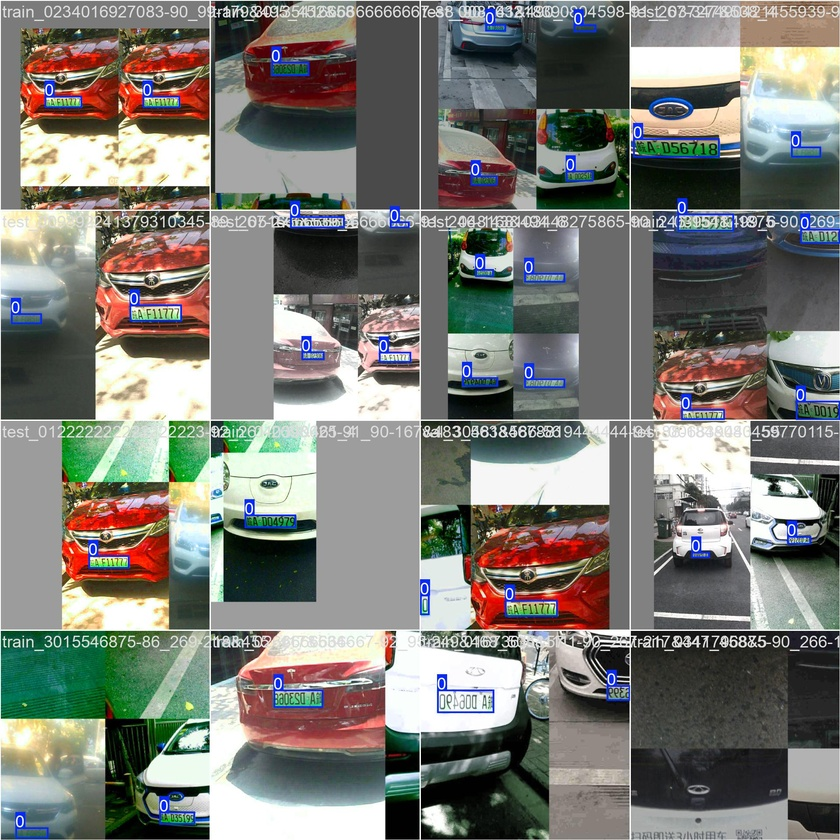
#> input picture runs/detect/runs/train/ccpd_yolo_mps/train_batch0.jpg, 840 x 840 px, shrunk from 1920 x 1920 before the run
$ python classical_detector.py --input ../runs/detect/runs/train/ccpd_yolo_mps/train_batch0.jpg
#> lines starting #> are read from the running program, lines starting #| are printed output that depends on the picture; after the words box and inside, x2 and y2 are one past the last pixel; in counts of white or black regions, pixels touching at a corner belong together
#> in main, frame is the input picture: shape (840, 840, 3); mean B, G, R 117.5, 123.3, 122.9
#!/usr/bin/env python3
"""Classical computer-vision baseline for license plate detection."""

from __future__ import annotations

import argparse
from pathlib import Path

import cv2
import numpy as np


def detect_license_plate_classical(
    frame: np.ndarray,
    box_color: tuple[int, int, int] = (0, 255, 0),
    box_thickness: int = 2,
    return_count: bool = False,
) -> np.ndarray | tuple[np.ndarray, int]:
    """Detect license-plate candidates in one image/frame using classical CV.

    Pipeline:
    1) grayscale
    2) bilateral filter
    3) Canny edges
    4) contour extraction
    5) polygon approximation and 4-point filtering
    6) aspect-ratio filtering in [2.0, 5.0]
    7) draw rectangles on candidates
    """
#> called with box_color = (0, 255, 0), box_thickness = 2, return_count = False
    if frame is None or frame.size == 0:
        raise ValueError("Input frame is empty.")

    output = frame.copy()

    # 1) Grayscale
    gray = cv2.cvtColor(frame, cv2.COLOR_BGR2GRAY)
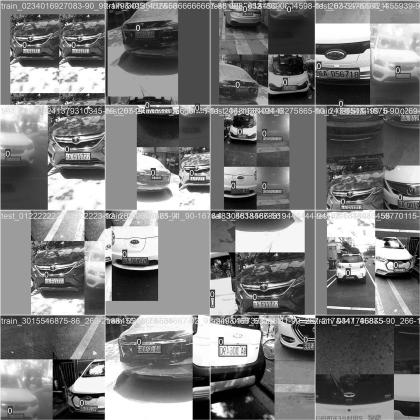
#> gray: shape (840, 840) (shown at 1/2 size); min 0, max 255, mean 122.5

    # 2) Noise reduction while preserving edges
    denoised = cv2.bilateralFilter(gray, d=11, sigmaColor=17, sigmaSpace=17)

    # 3) Edge detection
    edges = cv2.Canny(denoised, threshold1=80, threshold2=200)
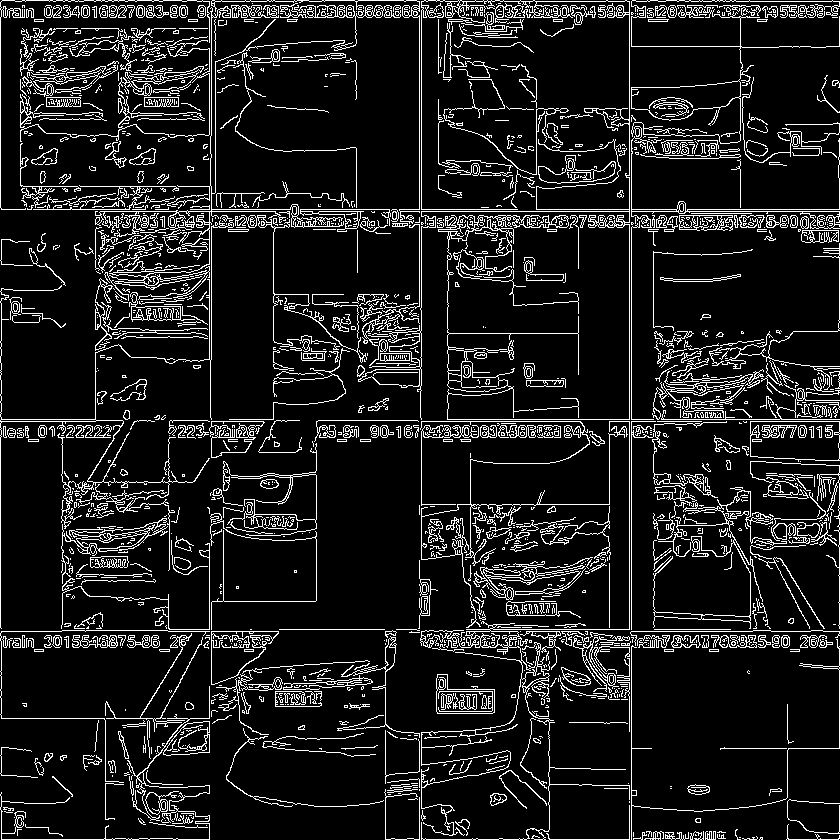
#> edges: shape (840, 840); 11.2% white in thin lines or dots

    # 4) Contour extraction
    contours_info = cv2.findContours(edges, cv2.RETR_TREE, cv2.CHAIN_APPROX_SIMPLE)
#> contours_info = 2842 contours, 2318 with area under 20; largest, box (x1, y1, x2, y2) and area: (358, 0, 630, 420) 4552, (750, 421, 840, 462) 3323, (750, 421, 840, 461) 3258, (631, 0, 840, 144) 2882, (631, 80, 741, 121) 2750
    contours = contours_info[0] if len(contours_info) == 2 else contours_info[1]
#> contours has the same summary as contours_info

    detection_count = 0

    for contour in contours:
        perimeter = cv2.arcLength(contour, closed=True)
        if perimeter <= 0:
            continue

        # 5) Geometric filtering: keep closed quadrilateral-like contours
        approx = cv2.approxPolyDP(contour, epsilon=0.02 * perimeter, closed=True)
        if len(approx) != 4:
            continue
        if not cv2.isContourConvex(approx):
            continue

        # 6) Aspect-ratio filtering for likely license plate boxes
        x, y, w, h = cv2.boundingRect(approx)
        if h <= 0:
            continue

        aspect_ratio = w / float(h)
        if 2.0 <= aspect_ratio <= 5.0:
            # 7) Visualization
            cv2.rectangle(output, (x, y), (x + w, y + h), box_color, box_thickness)
            detection_count += 1
#> this loop made 2842 passes
#> (perimeter, x, y, w, h, aspect_ratio) on passes 328, 330, 334, 336, 338, 1001, 1003, 1005: (22, 709, 649, 10, 3, 3.33), (22, 664, 649, 10, 3, 3.33), (22, 244, 649, 10, 3, 3.33), (23.41, 159, 649, 11, 3, 3.67), (22, 34, 649, 10, 3, 3.33), (23.41, 460, 439, 11, 3, 3.67), (22, 443, 439, 10, 3, 3.33), (24, 360, 439, 11, 3, 3.67)
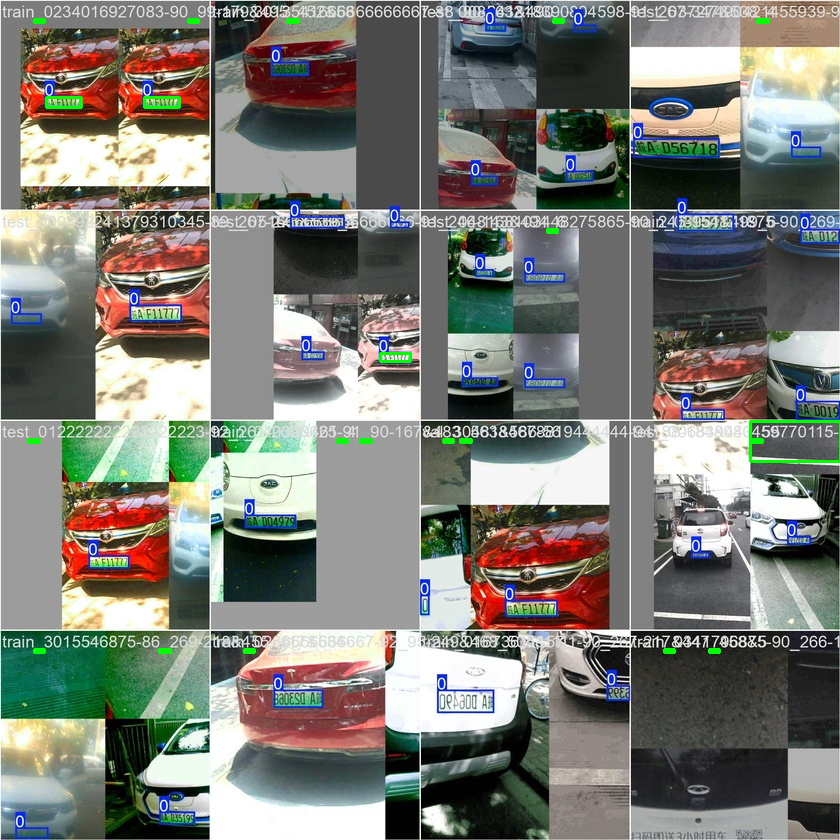
#> output: shape (840, 840, 3); 0.39% of pixels changed, all inside (x1, y1, x2, y2) = (27, 18, 840, 654)
#> after the loop, detection_count = 21

    if return_count:
        return output, detection_count

    return output


def parse_args() -> argparse.Namespace:
    parser = argparse.ArgumentParser(description="Run classical plate detector on one image.")
    parser.add_argument("--input", type=Path, required=True, help="Input image path.")
    parser.add_argument(
        "--output",
        type=Path,
        default=Path("outputs/classical_detection.jpg"),
        help="Output image path.",
    )
    return parser.parse_args()


def main() -> int:
    args = parse_args()

    frame = cv2.imread(str(args.input))
    if frame is None:
        raise FileNotFoundError(f"Could not read input image: {args.input}")

    detected = detect_license_plate_classical(frame)

    args.output.parent.mkdir(parents=True, exist_ok=True)
    ok = cv2.imwrite(str(args.output), detected)
    if not ok:
        raise RuntimeError(f"Failed to write output image: {args.output}")

    print(f"[INFO] Saved result to: {args.output}")
    return 0


if __name__ == "__main__":
    raise SystemExit(main())
#> (the program exits here)

$ run again, on runs/detect/runs/train/ccpd_yolo_mps/train_batch1250.jpg
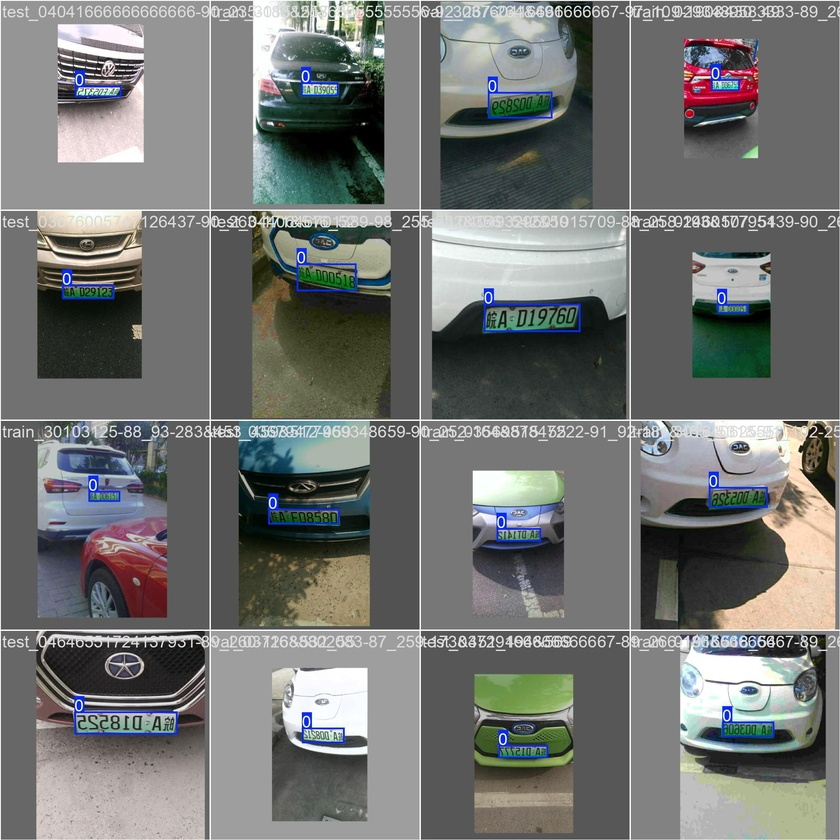
#> input picture runs/detect/runs/train/ccpd_yolo_mps/train_batch1250.jpg, 840 x 840 px, shrunk from 1920 x 1920 before the run
#> in main, frame is the input picture: shape (840, 840, 3); mean B, G, R 114.9, 116.9, 114.8
#> in detect_license_plate_classical, `edges = cv2.Canny(denoised, threshold1=80, threshold2=200)`:
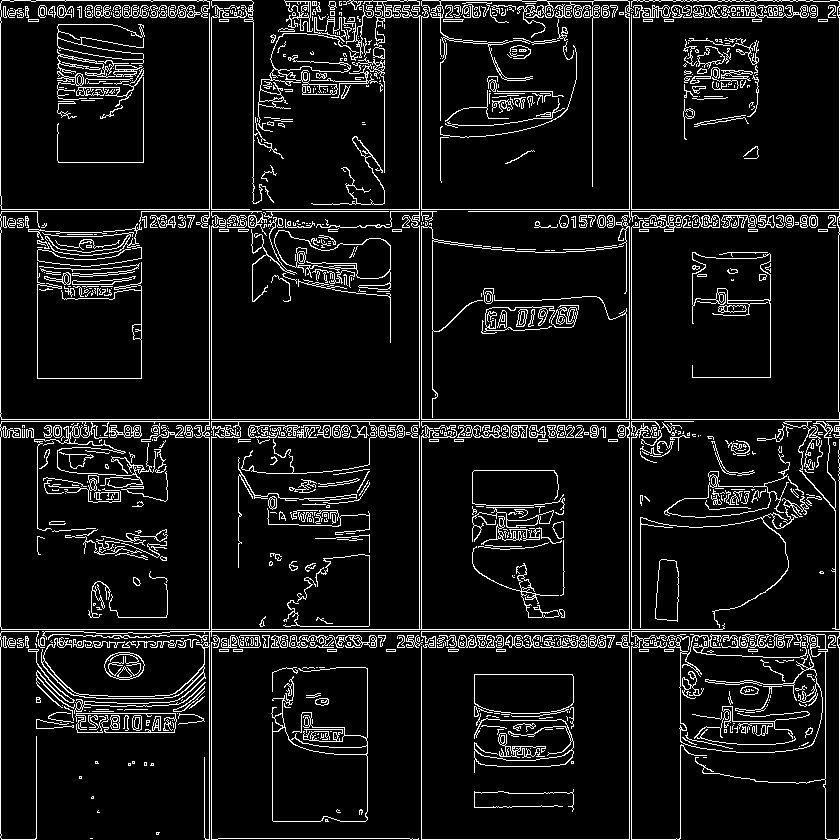
#> edges: shape (840, 840); 8.6% white in thin lines or dots
#> contours_info = 1859 contours, 1487 with area under 20; largest, box (x1, y1, x2, y2) and area: (0, 421, 210, 630) 43412, (42, 421, 630, 643) 43204, (421, 421, 630, 630) 43110, (0, 421, 210, 630) 43106, (271, 667, 368, 822) 7601
#> contours has the same summary as contours_info
#> the loop in detect_license_plate_classical, `for contour in contours:` made 1859 passes
#> (perimeter, x, y, w, h, aspect_ratio) on passes 198, 200, 202, 204, 208, 210, 212, 214: (22, 748, 649, 10, 3, 3.33), (22, 664, 649, 10, 3, 3.33), (22, 639, 649, 10, 3, 3.33), (22, 496, 649, 10, 3, 3.33), (22, 386, 649, 10, 3, 3.33), (22, 327, 649, 10, 3, 3.33), (22, 233, 649, 10, 3, 3.33), (22, 219, 649, 10, 3, 3.33)
#> after the loop in detect_license_plate_classical, `for contour in contours:`:
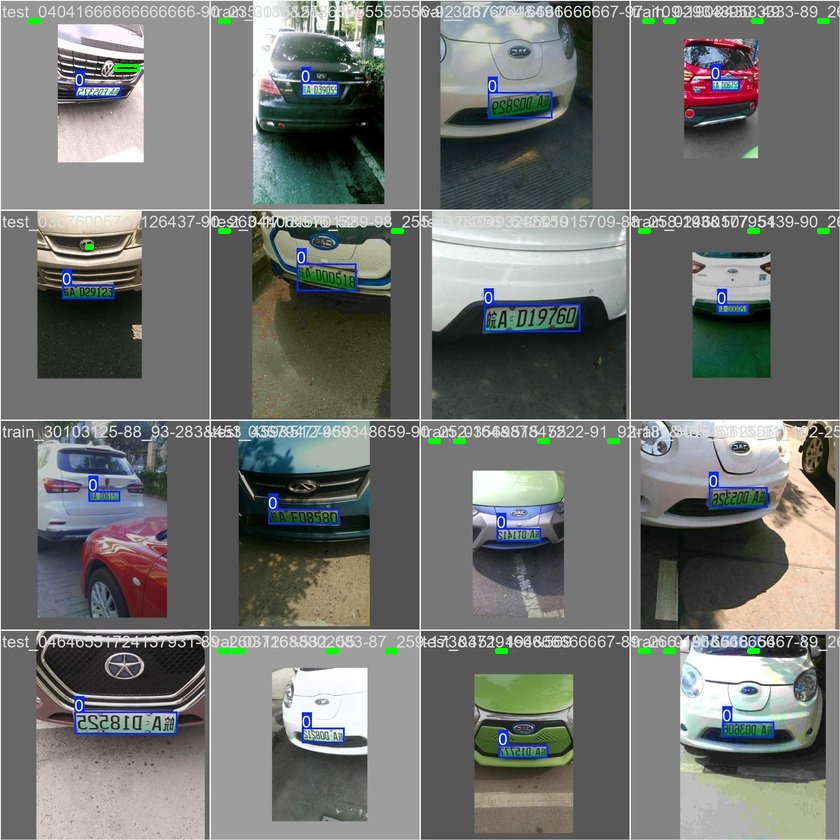
#> output: shape (840, 840, 3); 0.27% of pixels changed, all inside (x1, y1, x2, y2) = (27, 18, 830, 654)
#> after the loop in detect_license_plate_classical, `for contour in contours:`: detection_count = 25

$ run again, on runs/detect/runs/train/ccpd_yolo_mps/train_batch1251.jpg
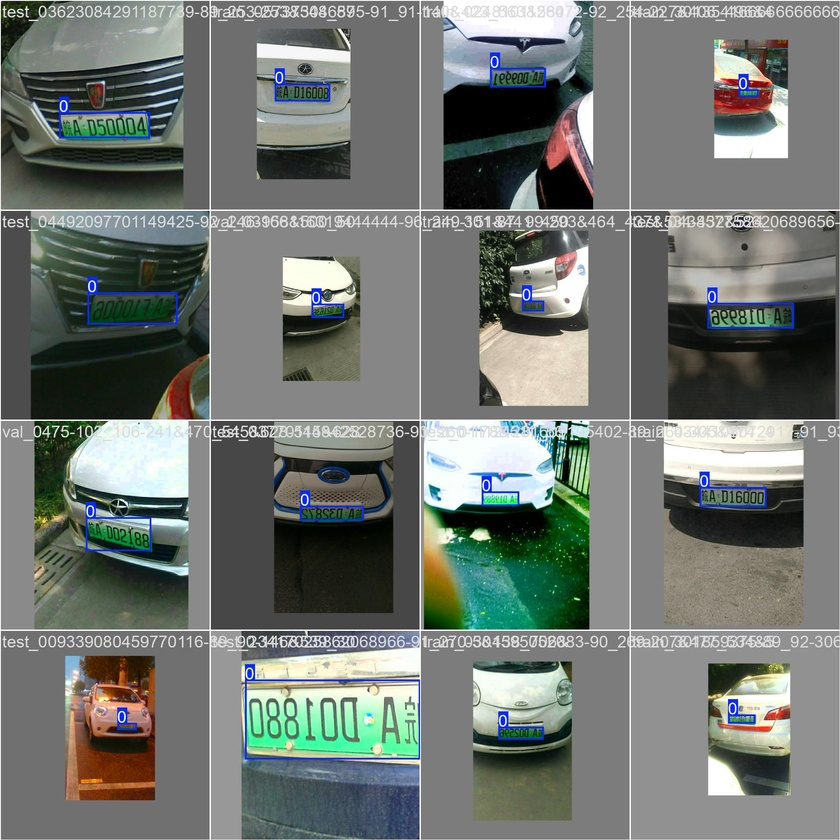
#> input picture runs/detect/runs/train/ccpd_yolo_mps/train_batch1251.jpg, 840 x 840 px, shrunk from 1920 x 1920 before the run
#> in main, frame is the input picture: shape (840, 840, 3); mean B, G, R 113.9, 118.6, 113
#> in detect_license_plate_classical, `edges = cv2.Canny(denoised, threshold1=80, threshold2=200)`:
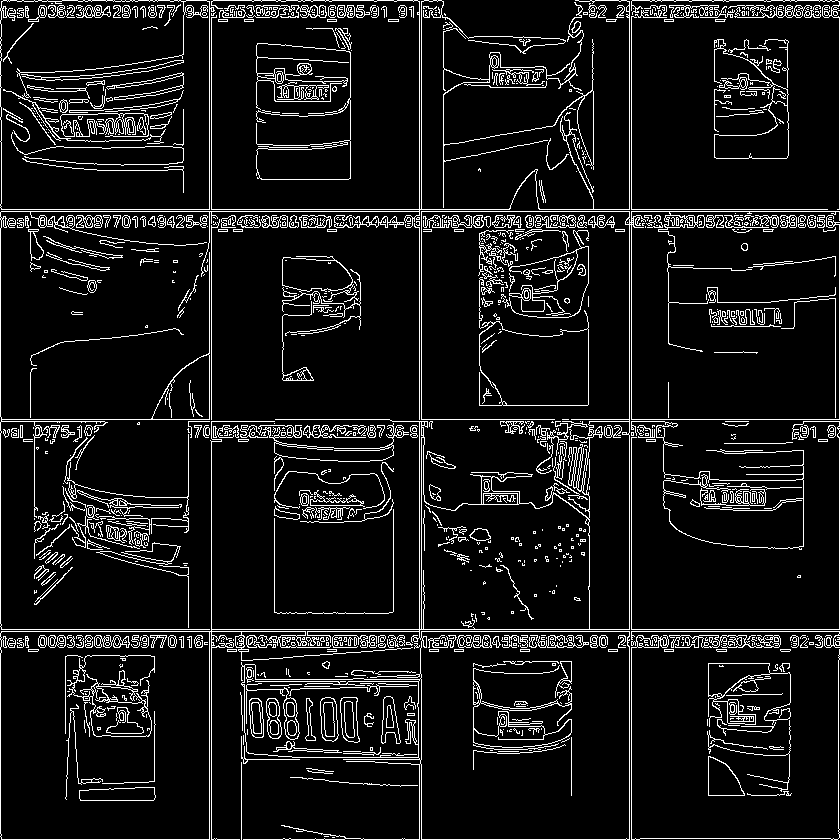
#> edges: shape (840, 840); 8.9% white in thin lines or dots
#> contours_info = 2025 contours, 1603 with area under 20; largest, box (x1, y1, x2, y2) and area: (0, 211, 840, 840) 132540, (0, 0, 215, 210) 43468, (0, 631, 210, 840) 43428, (0, 0, 210, 210) 43308, (420, 631, 630, 840) 43234
#> contours has the same summary as contours_info
#> the loop in detect_license_plate_classical, `for contour in contours:` made 2025 passes
#> (perimeter, approx, x, y, w, h, aspect_ratio) on passes 4, 9, 10, 59: (5.66, [[786, 794], [787, 793], [788, 794], [787, 795]], 786, 793, 3, 3, 1), (134.8, [[708, 756], [708, 795], [744, 795], [729, 767]], 708, 756, 37, 40, 0.925), (132.4, [[709, 756], [729, 768], [743, 795], [708, 794]], 708, 756, 36, 40, 0.9), (23.41, [[716, 649], [717, 651], [726, 651], [726, 649]], 716, 649, 11, 3, 3.67)
#> after the loop in detect_license_plate_classical, `for contour in contours:`:
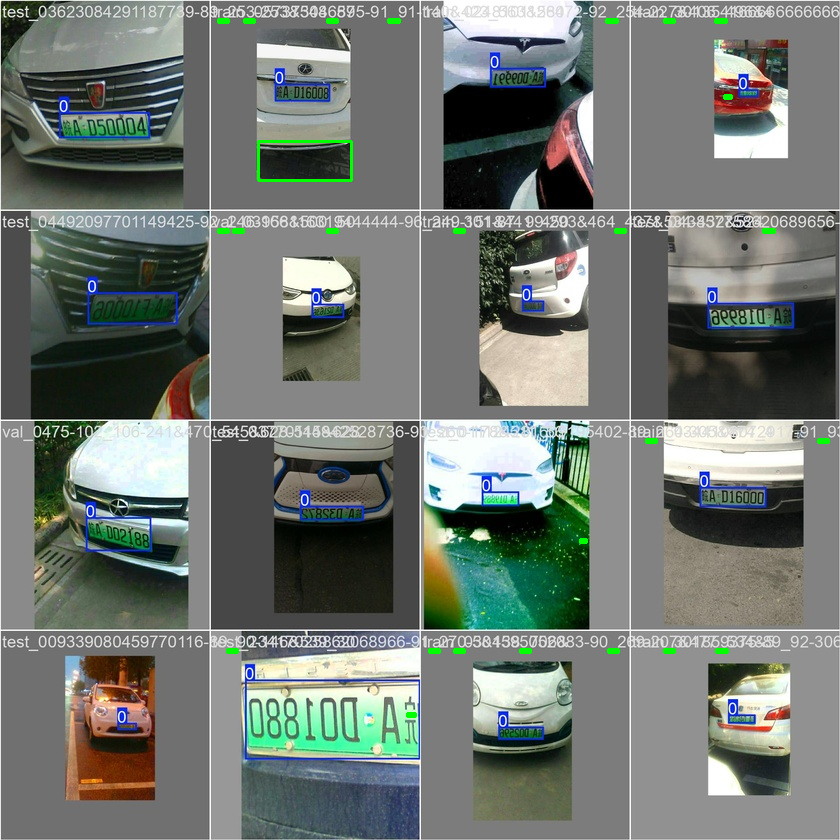
#> output: shape (840, 840, 3); 0.37% of pixels changed, all inside (x1, y1, x2, y2) = (217, 18, 830, 718)
#> after the loop in detect_license_plate_classical, `for contour in contours:`: detection_count = 26
